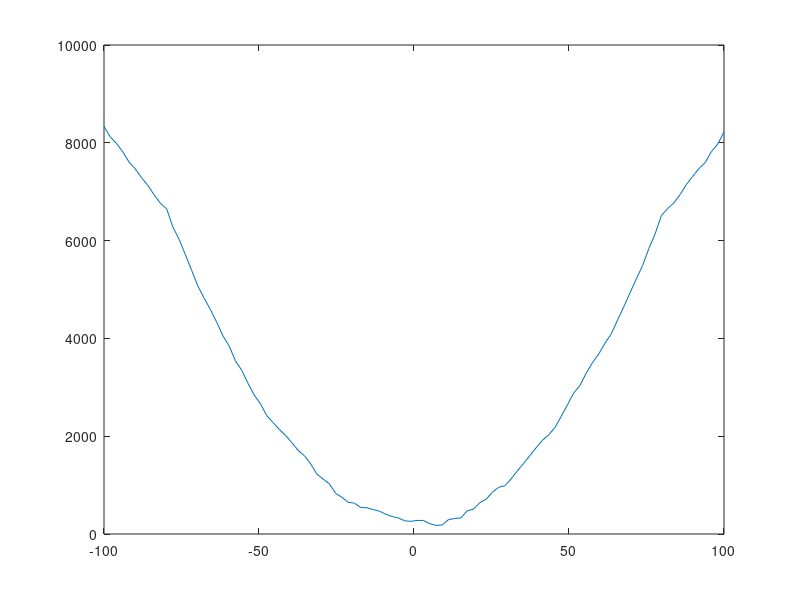

MATLAB code to generate this figure:
%references in the code
%https://stackoverflow.com/questions/25904643/plotting-function-in-octave
%https://www.youtube.com/playlist?list=PL1A2CSdiySGJ6oZe6XB-TTCFuHc5Fs1PO
%used those to get familiar with the syntax. used the whole youtube playlist
%https://docs.octave.org/latest/Defining-Functions.html
%used to figure out common function syntaxes
%https://docs.octave.org/v6.4.0/Random-Number-Generation.html
%to figure out random numbers for salting
%https://docs.octave.org/latest/The-for-Statement.html
%for for loops
%https://docs.octave.org/latest/Cell-Arrays.html
%for array work
%https://octave.sourceforge.io/octave/function/max.html
%for max
%https://octave.sourceforge.io/octave/function/min.html
%for min
lowerBound = -100
upperBound = 100
x = linspace(lowerBound,upperBound);

function y = plotter(x)
  y = x.^2 + 13;
endfunction

yValues = plotter(x);
%plot(x, yValues);

randomY = yValues
function y=  salty(y)
  for i = 1:length(y)
        y(i) = y(i) + randi([-1000, 1000]);
  end
end

randomY = salty(randomY);
%plot(x, randomY);

smoothY = randomY;
function smoothY = smoothie(y)
  window = 10;
  for i = 1:length(y)
    sum = 0;
    count = 0;
    for j = max(1, i - window):min(length(y), i + window)
          sum = sum + y(j);
          count = count + 1;
    endfor
    smoothY(i) = sum/count;
  endfor
endfunction

smoothY = smoothie(randomY);
plot(x,smoothY);








